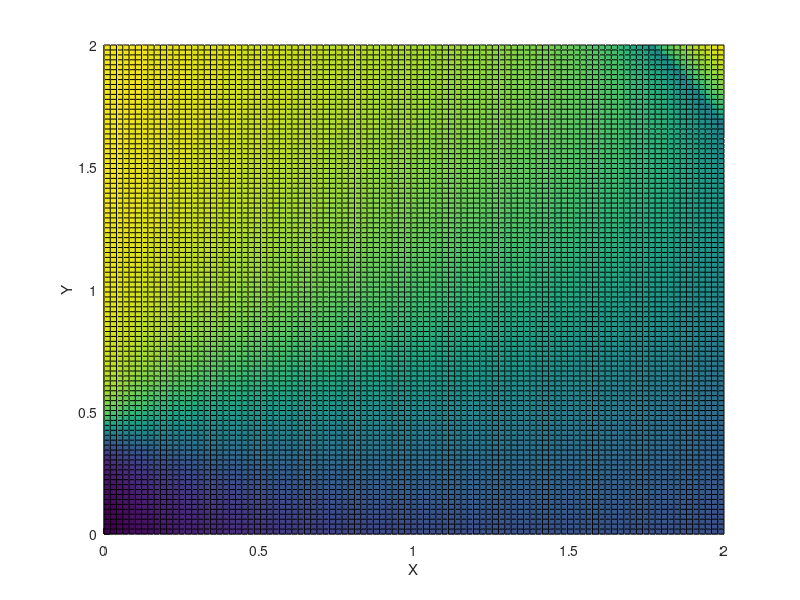
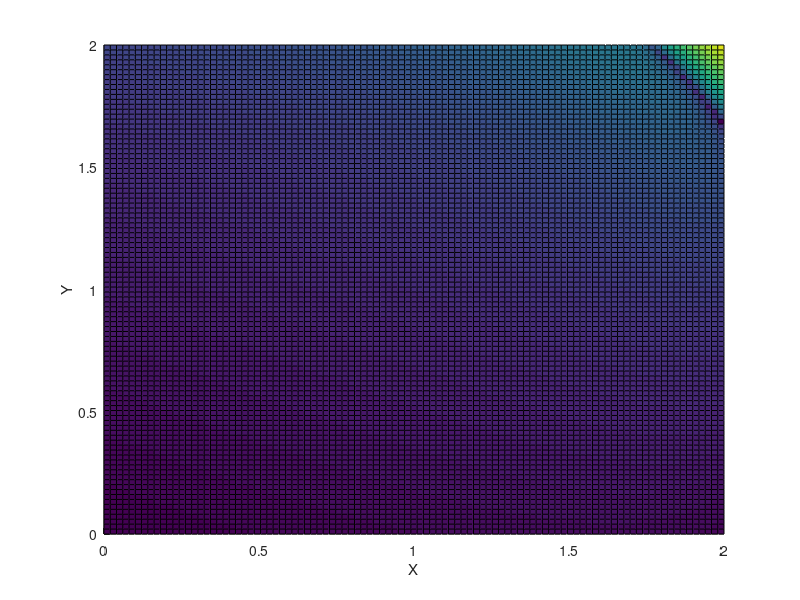
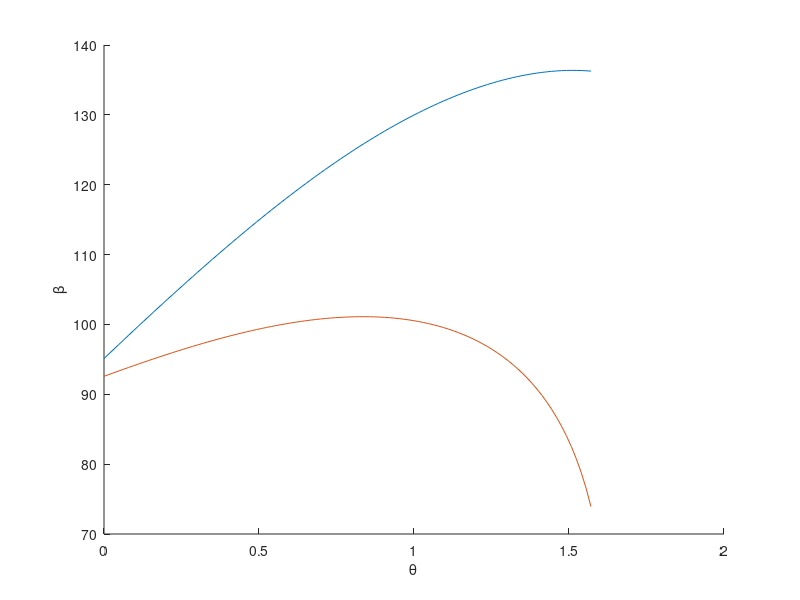

The MATLAB source for these figures, in order:
% Figuring out when the function to find beta angle becomes undefined

x = linspace(0, 2, 100);
y = linspace(0, 2, 100);
[x_2, y_2] = meshgrid(x, y);
m_1 = -0.153543;
m_2 = 0.405512;
d = 3.052717;
l = 0.568898;

a = (4*l*m_1 - 4*l*x_2).^2;
b = d^2 - l^2 + 2*l*m_2 - 2*l*y_2 - m_1^2 + 2*m_1*x_2 - m_2^2 + 2*m_2*y_2 - x_2.^2 - y_2.^2;
c = d^2 - l^2 - 2*l*m_2 + 2*l*y_2 - m_1^2 + 2*m_1*x_2 - m_2^2 + 2*m_2*y_2 - x_2.^2 - y_2.^2;
top = sqrt(a - 4.*b.*c) - 2*l*m_1 + 2*l.*x_2; 
bottom = d^2 - l^2 + 2*l*m_2 - 2*l*y_2 - m_1^2 + 2*m_1*x_2 - m_2^2 + 2*m_2*y_2 - x_2.^2 - y_2.^2;
beta = 2*(atan(0.5*top./bottom));

top = sqrt(abs(a - 4.*b.*c)) - 2*l*m_1 + 2*l.*x_2; 
bottom = d^2 - l^2 + 2*l*m_2 - 2*l*y_2 - m_1^2 + 2*m_1*x_2 - m_2^2 + 2*m_2*y_2 - x_2.^2 - y_2.^2;
abs_beta = 2*(atan(0.5*top./bottom));

real_beta = real(beta);
pos_beta = abs(real_beta);
deg_beta = real_beta * 180/3.1415;

figure;
hold on
surf(x_2, y_2, real_beta)
xlabel('X')
ylabel('Y')
zlabel('Z')

figure(2);
hold on
surf(x_2, y_2, abs_beta)
xlabel('X')
ylabel('Y')
zlabel('Z')

%% fin1 beta
%graphing beta over the feasible range that x1, y1 can be at

f = 2.15178; % fin length
d = 3.052717; % steering length
l = 0.483608; %rudder length

m_1 = -0.153543;
m_2 = 0.405512;

theta = linspace(0, 3.1415/2, 100); %all trig in radians

x_1 = -f*sin(theta);
y_1 = -f*cos(theta);

% calculate beta for alpha to stay at 0 throughout cycle
% x_2 = l* sin(theta + alpha) + x_1;
% y_2 = -l * cos(theta + alpha) + y_1;
x_2 = (l + f) * sin(theta);
y_2 = -(l + f) * cos(theta);

a = (4*l*m_1 - 4*l*x_2).^2;
%a = (4*l*x_2 - 4*l*m_1).^2;
b = d^2 - l^2 + 2*l*m_2 - 2*l*y_2 - m_1^2 + 2*m_1*x_2 - m_2^2 + 2*m_2*y_2 - x_2.^2 - y_2.^2;
c = d^2 - l^2 - 2*l*m_2 + 2*l*y_2 - m_1^2 + 2*m_1*x_2 - m_2^2 + 2*m_2*y_2 - x_2.^2 - y_2.^2;
top = sqrt(a - 4.*b.*c) - 2*l*m_1 + 2*l.*x_2; 
bottom = d^2 - l^2 + 2*l*m_2 - 2*l*y_2 - m_1^2 + 2*m_1*x_2 - m_2^2 + 2*m_2*y_2 - x_2.^2 - y_2.^2;
beta = 2*(atan(0.5*top./bottom));

deg_beta = beta * 180 / 3.1415;

figure(3);
hold on
plot(theta, deg_beta)
xlabel('\theta')
ylabel('\beta')

%% fin2 beta
%graphing beta over the feasible range that x1, y1 can be at

f = 2.15178; % fin length
d = 3.052717; % steering length
l = 0.483608; %rudder length

m_1 = 0.074803;
m_2 = 0.405512;

theta = linspace(0, 3.1415/2, 100); %all trig in radians

x_1 = f*sin(theta);
y_1 = -f*cos(theta);

% calculate beta for alpha to stay at 0 throughout cycle
% x_2 = l* sin(theta + alpha) + x_1;
% y_2 = -l * cos(theta + alpha) + y_1;
x_2 = (l + f) * sin(theta);
y_2 = -(l + f) * cos(theta);

a = (4*l*x_2 - 4*l*m_1).^2;
b = d^2 - l^2 + 2*l*m_2 - 2*l*y_2 - m_1^2 + 2*m_1*x_2 - m_2^2 + 2*m_2*y_2 - x_2.^2 - y_2.^2;
c = d^2 - l^2 - 2*l*m_2 + 2*l*y_2 - m_1^2 + 2*m_1*x_2 - m_2^2 + 2*m_2*y_2 - x_2.^2 - y_2.^2;
top = sqrt(a - 4.*b.*c) - 2*l*m_1 + 2*l.*x_2; 
bottom = d^2 - l^2 + 2*l*m_2 - 2*l*y_2 - m_1^2 + 2*m_1*x_2 - m_2^2 + 2*m_2*y_2 - x_2.^2 - y_2.^2;
beta = 2*(atan(0.5*top./bottom));

deg_beta = beta * 180 / 3.1415;

figure(3);
hold on
plot(theta, deg_beta)
xlabel('\theta')
ylabel('\beta')
